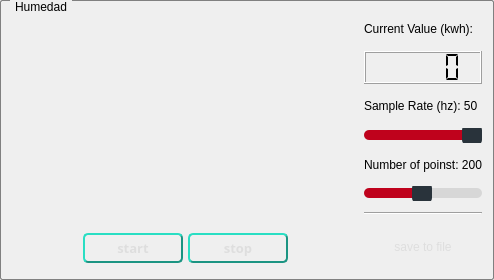
                   <widget class="QGroupBox" name="groupBox_10">
                    <property name="minimumSize">
                     <size>
                      <width>300</width>
                      <height>280</height>
                     </size>
                    </property>
                    <property name="styleSheet">
                     <string notr="true">QGroupBox {
    border: 1px solid gray;
    border-radius: 2px;
    margin-top: 0.5em;
}
QGroupBox::title {
    subcontrol-origin: margin;
    left: 10px;
    padding: 0 3px 0 3px;
}</string>
                    </property>
                    <property name="title">
                     <string>Humedad</string>
                    </property>
                    <layout class="QHBoxLayout" name="horizontalLayout_26">
                     <item>
                      <widget class="QWidget" name="widget_32" native="true">
                       <property name="maximumSize">
                        <size>
                         <width>420</width>
                         <height>16777215</height>
                        </size>
                       </property>
                       <layout class="QVBoxLayout" name="verticalLayout_16">
                        <property name="spacing">
                         <number>0</number>
                        </property>
                        <property name="leftMargin">
                         <number>0</number>
                        </property>
                        <property name="topMargin">
                         <number>0</number>
                        </property>
                        <property name="rightMargin">
                         <number>0</number>
                        </property>
                        <property name="bottomMargin">
                         <number>0</number>
                        </property>
                        <item>
                         <widget class="QWidget" name="gw_humedad" native="true"/>
                        </item>
                        <item>
                         <widget class="QWidget" name="widget_11" native="true">
                          <property name="sizePolicy">
                           <sizepolicy hsizetype="Preferred" vsizetype="Minimum">
                            <horstretch>0</horstretch>
                            <verstretch>0</verstretch>
                           </sizepolicy>
                          </property>
                          <property name="maximumSize">
                           <size>
                            <width>16777215</width>
                            <height>40</height>
                           </size>
                          </property>
                          <layout class="QHBoxLayout" name="horizontalLayout_21">
                           <property name="spacing">
                            <number>5</number>
                           </property>
                           <property name="leftMargin">
                            <number>5</number>
                           </property>
                           <property name="topMargin">
                            <number>5</number>
                           </property>
                           <property name="rightMargin">
                            <number>5</number>
                           </property>
                           <property name="bottomMargin">
                            <number>5</number>
                           </property>
                           <item>
                            <spacer name="horizontalSpacer_20">
                             <property name="orientation">
                              <enum>Qt::Horizontal</enum>
                             </property>
                             <property name="sizeHint" stdset="0">
                              <size>
                               <width>66</width>
                               <height>20</height>
                              </size>
                             </property>
                            </spacer>
                           </item>
                           <item>
                            <widget class="QPushButton" name="start_humedad">
                             <property name="minimumSize">
                              <size>
                               <width>100</width>
                               <height>30</height>
                              </size>
                             </property>
                             <property name="font">
                              <font>
                               <family>Swis721 WGL4 BT</family>
                               <pointsize>10</pointsize>
                               <weight>75</weight>
                               <italic>false</italic>
                               <bold>true</bold>
                              </font>
                             </property>
                             <property name="autoFillBackground">
                              <bool>false</bool>
                             </property>
                             <property name="styleSheet">
                              <string notr="true">/*
QPushButton {
color: #333;

border: 2px solid #555;
border-radius: 5px;
border-width: 3px;
border-style: outset;
padding: 5px;

font: bold 10px;

background: qradialgradient(
spread: pad, 
cx: 0.5, cy: 0.5,
 radius: 0.5, 
fx: 0.5, fy: 0.5,
 stop: 0 #F0F0F0, stop: 1 #22B29D);
min-width: 80px;
}

QPushButton:hover {
background: qradialgradient(cx: 0.3, cy: -0.4,
fx: 0.3, fy: -0.4,
radius: 1.35, stop: 0 #fff, stop: 1 #bbb);
}

 QPushButton:pressed {
background: qradialgradient(cx: 0.4, cy: -0.1,
fx: 0.4, fy: -0.1,
radius: 1.35, stop: 0 #fff, stop: 1 #ddd);
border-style: inset;
}
*/
QPushButton { 
color: #DEDEDE; /*color del texto*/
border-radius: 5px; /*radio de las esquinas*/

border: solid #1B9482;  /*color del borde*/
border-width: 2px; /*ancho*/
border-style: outset; /*luz desde arriba*/

padding: 1px;
font: bold 10pt &quot;Swis721 WGL4 BT&quot;;

background: qlineargradient(
spread:pad,
x1:0, y1:0, x2:0, y2:1,
stop:0 #22B29D, stop:1 #22B29D);  


}

QPushButton:hover {
background: qlineargradient(
spread:pad,
 x1:0, y1:0, x2:0, y2:1,
 stop:0 #1D9886, stop:1 #1D9886);  
}

 QPushButton:pressed {
background: qlineargradient(
spread:pad,
 x1:0, y1:0, x2:0, y2:1,
 stop:0 #136559, stop:1 #1D9886);  
border-style: inset /*sombra desde arriba*/

}</string>
                             </property>
                             <property name="text">
                              <string>start</string>
                             </property>
                            </widget>
                           </item>
                           <item>
                            <widget class="QPushButton" name="stop_humedad">
                             <property name="minimumSize">
                              <size>
                               <width>100</width>
                               <height>30</height>
                              </size>
                             </property>
                             <property name="font">
                              <font>
                               <family>Swis721 WGL4 BT</family>
                               <pointsize>10</pointsize>
                               <weight>75</weight>
                               <italic>false</italic>
                               <bold>true</bold>
                              </font>
                             </property>
                             <property name="autoFillBackground">
                              <bool>false</bool>
                             </property>
                             <property name="styleSheet">
                              <string notr="true">/*
QPushButton {
color: #333;

border: 2px solid #555;
border-radius: 5px;
border-width: 3px;
border-style: outset;
padding: 5px;

font: bold 10px;

background: qradialgradient(
spread: pad, 
cx: 0.5, cy: 0.5,
 radius: 0.5, 
fx: 0.5, fy: 0.5,
 stop: 0 #F0F0F0, stop: 1 #22B29D);
min-width: 80px;
}

QPushButton:hover {
background: qradialgradient(cx: 0.3, cy: -0.4,
fx: 0.3, fy: -0.4,
radius: 1.35, stop: 0 #fff, stop: 1 #bbb);
}

 QPushButton:pressed {
background: qradialgradient(cx: 0.4, cy: -0.1,
fx: 0.4, fy: -0.1,
radius: 1.35, stop: 0 #fff, stop: 1 #ddd);
border-style: inset;
}
*/
QPushButton { 

border-radius: 5px; /*radio de las esquinas*/

border: solid #1B9482;  /*color del borde*/
border-width: 2px; /*ancho*/
border-style: outset; /*luz desde arriba*/

padding: 1px;
color: #DEDEDE; /*color del texto*/
font: bold 10pt &quot;Swis721 WGL4 BT&quot;;

background: qlineargradient(
spread:pad,
x1:0, y1:0, x2:0, y2:1,
stop:0 #22B29D, stop:1 #22B29D);  


}

QPushButton:hover {
background: qlineargradient(
spread:pad,
 x1:0, y1:0, x2:0, y2:1,
 stop:0 #1D9886, stop:1 #1D9886);  
}

 QPushButton:pressed {
background: qlineargradient(
spread:pad,
 x1:0, y1:0, x2:0, y2:1,
 stop:0 #136559, stop:1 #1D9886);  
border-style: inset /*sombra desde arriba*/

}</string>
                             </property>
                             <property name="text">
                              <string>stop</string>
                             </property>
                            </widget>
                           </item>
                           <item>
                            <spacer name="horizontalSpacer_21">
                             <property name="orientation">
                              <enum>Qt::Horizontal</enum>
                             </property>
                             <property name="sizeHint" stdset="0">
                              <size>
                               <width>65</width>
                               <height>20</height>
                              </size>
                             </property>
                            </spacer>
                           </item>
                          </layout>
                         </widget>
                        </item>
                       </layout>
                      </widget>
                     </item>
                     <item>
                      <widget class="QWidget" name="widget_33" native="true">
                       <property name="maximumSize">
                        <size>
                         <width>150</width>
                         <height>16777215</height>
                        </size>
                       </property>
                       <layout class="QVBoxLayout" name="verticalLayout_28">
                        <property name="spacing">
                         <number>5</number>
                        </property>
                        <property name="leftMargin">
                         <number>0</number>
                        </property>
                        <property name="topMargin">
                         <number>0</number>
                        </property>
                        <property name="rightMargin">
                         <number>0</number>
                        </property>
                        <property name="bottomMargin">
                         <number>0</number>
                        </property>
                        <item>
                         <widget class="QLabel" name="label_46">
                          <property name="text">
                           <string>Current Value (kwh):</string>
                          </property>
                         </widget>
                        </item>
                        <item>
                         <widget class="QLCDNumber" name="lcd_humedad">
                          <property name="segmentStyle">
                           <enum>QLCDNumber::Flat</enum>
                          </property>
                         </widget>
                        </item>
                        <item>
                         <widget class="QLabel" name="sampleRate_humedad_label">
                          <property name="text">
                           <string>Sample Rate (hz): 50</string>
                          </property>
                         </widget>
                        </item>
                        <item>
                         <widget class="QSlider" name="sampleRate_humedad_slider">
                          <property name="styleSheet">
                           <string notr="true">QSlider::groove:horizontal { /*treat the bar as a hole (good for size and borders)*/
border: 0px solid black; 
border-radius: 5px;
background-color: rgba(0, 0, 0,10%);
height: 10px;
}

QSlider::sub-page:horizontal {/*the left side of the bar*/
/*
background: qlineargradient(x1: 0, y1: 0,    x2: 0, y2: 1,
    stop: 0 rgb(170, 0, 0), stop: 1 rgb(255, 74, 74));
*/
background: #BF021C; /*red fill*/
border: 0px solid #777;
height: 10px; /*dont understand what thsi does*/
border-radius: 5px;
}

QSlider::add-page:horizontal {/*the right side of the bar*/
background: rgba(255, 255, 255,0%);
border: 0px solid #777;
height: 10px;
border-radius: 4px;
}

QSlider::handle:horizontal { /*the middle handler*/
background: #29333B; /*title dark blue*/
border: 0px solid rgb(141, 141, 141);

margin-top: -5px;
margin-bottom: -5px;
width: 20px;
border-radius: 5px;
}

QSlider::handle:horizontal:hover {
background: #2B2C33;
border: 0px solid #444;

border-radius: 8px;
}

QSlider::sub-page:horizontal:disabled {
background: rgb(0, 85, 0);
border-color: rgb(255, 0, 4);
}

QSlider::add-page:horizontal:disabled {
background: #eee;
border-color: #999;
}

QSlider::handle:horizontal:disabled {
background: #eee;
border: 1px solid #aaa;
border-radius: 4px;
}</string>
                          </property>
                          <property name="minimum">
                           <number>1</number>
                          </property>
                          <property name="maximum">
                           <number>50</number>
                          </property>
                          <property name="singleStep">
                           <number>1</number>
                          </property>
                          <property name="value">
                           <number>50</number>
                          </property>
                          <property name="orientation">
                           <enum>Qt::Horizontal</enum>
                          </property>
                         </widget>
                        </item>
                        <item>
                         <widget class="QLabel" name="points_humedad_label">
                          <property name="text">
                           <string>Number of poinst: 200</string>
                          </property>
                         </widget>
                        </item>
                        <item>
                         <widget class="QSlider" name="points_humedad_slider">
                          <property name="styleSheet">
                           <string notr="true">QSlider::groove:horizontal { /*treat the bar as a hole (good for size and borders)*/
border: 0px solid black; 
border-radius: 5px;
background-color: rgba(0, 0, 0,10%);
height: 10px;
}

QSlider::sub-page:horizontal {/*the left side of the bar*/
/*
background: qlineargradient(x1: 0, y1: 0,    x2: 0, y2: 1,
    stop: 0 rgb(170, 0, 0), stop: 1 rgb(255, 74, 74));
*/
background: #BF021C; /*red fill*/
border: 0px solid #777;
height: 10px; /*dont understand what thsi does*/
border-radius: 5px;
}

QSlider::add-page:horizontal {/*the right side of the bar*/
background: rgba(255, 255, 255,0%);
border: 0px solid #777;
height: 10px;
border-radius: 4px;
}

QSlider::handle:horizontal { /*the middle handler*/
background: #29333B; /*title dark blue*/
border: 0px solid rgb(141, 141, 141);

margin-top: -5px;
margin-bottom: -5px;
width: 20px;
border-radius: 5px;
}

QSlider::handle:horizontal:hover {
background: #2B2C33;
border: 0px solid #444;

border-radius: 8px;
}

QSlider::sub-page:horizontal:disabled {
background: rgb(0, 85, 0);
border-color: rgb(255, 0, 4);
}

QSlider::add-page:horizontal:disabled {
background: #eee;
border-color: #999;
}

QSlider::handle:horizontal:disabled {
background: #eee;
border: 1px solid #aaa;
border-radius: 4px;
}</string>
                          </property>
                          <property name="minimum">
                           <number>10</number>
                          </property>
                          <property name="maximum">
                           <number>400</number>
                          </property>
                          <property name="singleStep">
                           <number>5</number>
                          </property>
                          <property name="pageStep">
                           <number>50</number>
                          </property>
                          <property name="value">
                           <number>200</number>
                          </property>
                          <property name="sliderPosition">
                           <number>200</number>
                          </property>
                          <property name="orientation">
                           <enum>Qt::Horizontal</enum>
                          </property>
                         </widget>
                        </item>
                        <item>
                         <widget class="Line" name="line_8">
                          <property name="minimumSize">
                           <size>
                            <width>0</width>
                            <height>15</height>
                           </size>
                          </property>
                          <property name="orientation">
                           <enum>Qt::Horizontal</enum>
                          </property>
                         </widget>
                        </item>
                        <item>
                         <widget class="QPushButton" name="save_humedad">
                          <property name="styleSheet">
                           <string notr="true">QPushButton {
	color: #DEDEDE; /*color del texto*/
	border-radius: 5px; /*radio de las esquinas*/
	
	padding: 1px;
	font: bold 10pt &quot;Swis721 WGL4 BT&quot;;
	width: 40px;
	height: 40px;
	image: url(./src/icons/butt_n.png);
 }
 QPushButton:hover {
     image: url(./src/icons/butt_h.png);
 	min-width: 40px;
	min-height: 40px;
 }
 QPushButton:pressed {
     image: url(./src/icons/butt_p.png);
	min-width: 40px;
	min-height: 40px;
 }

</string>
                          </property>
                          <property name="text">
                           <string>save to file</string>
                          </property>
                         </widget>
                        </item>
                       </layout>
                      </widget>
                     </item>
                    </layout>
                   </widget>
